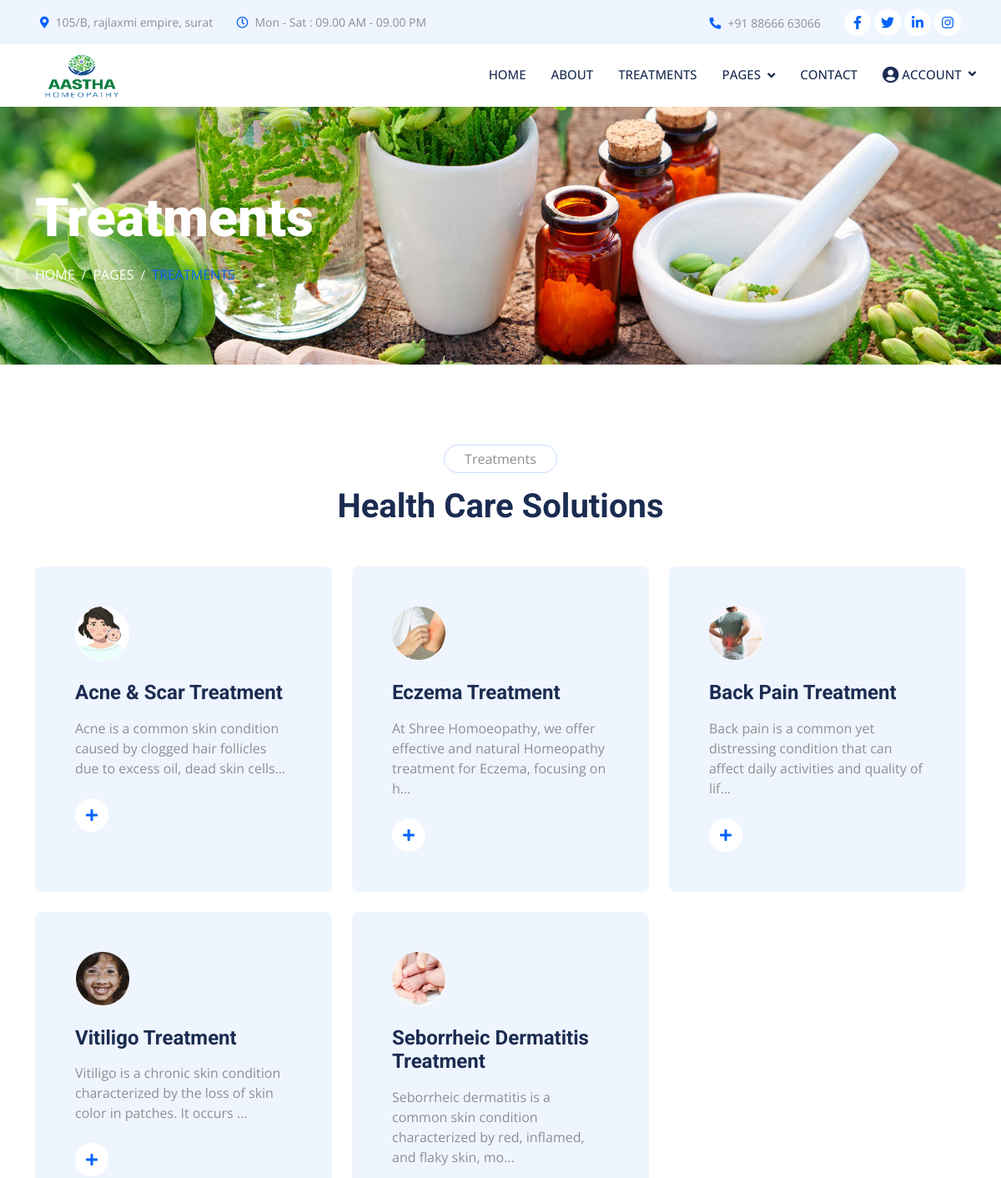
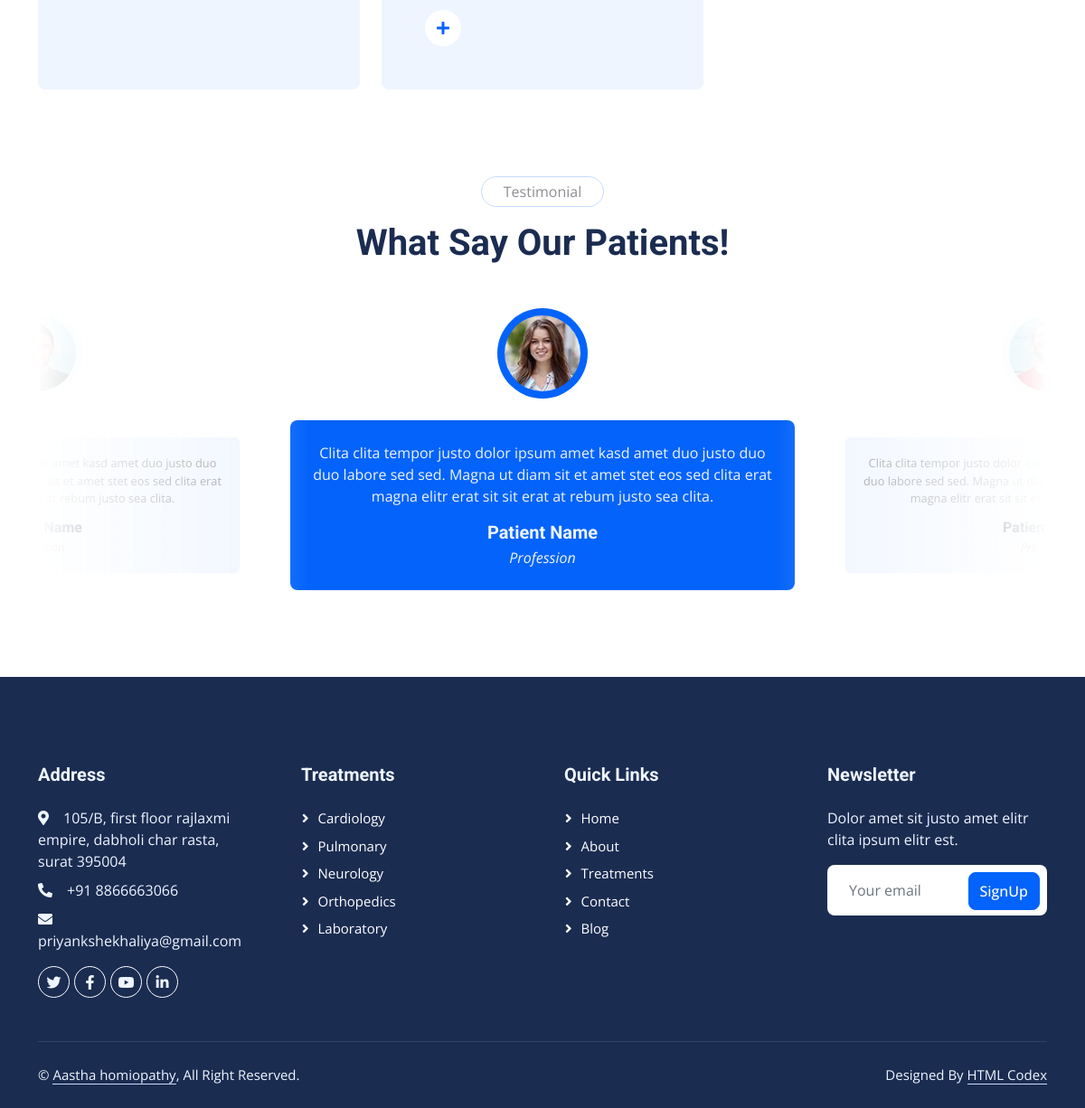
Page /treatment/ on the committed database (2 pictures, top to bottom).
### aastha/models.py (models this page shows, shortened)
class Treatment(models.Model):
    category = models.ForeignKey(TreatmentCategory, on_delete=models.CASCADE, related_name='treatments')
    title = models.CharField(max_length=200)
    description = models.TextField(blank=True)
    image = models.ImageField(upload_to='treatments/', blank=True, null=True)

### aastha/views.py (the view)
# urls.py: path('treatment/', views.treatment,name='treatment'),
def treatment(request):
    treatments = Treatment.objects.all()
    return render(request, 'treatment.html', {'treatments': treatments})

### aastha/templates/treatment.html
{% extends "base.html" %}
{% load static %}
{% block content %}
    <div class="container-fluid page-header py-5 mb-5 wow fadeIn" data-wow-delay="0.1s">
        <div class="container py-5">
            <h1 class="display-3 text-white mb-3 animated slideInDown">Treatments</h1>
            <nav aria-label="breadcrumb animated slideInDown">
                <ol class="breadcrumb text-uppercase mb-0">
                    <li class="breadcrumb-item"><a class="text-white" href="{% url 'index' %}">Home</a></li>
                    <li class="breadcrumb-item"><a class="text-white" href="#">Pages</a></li>
                    <li class="breadcrumb-item text-primary active" aria-current="page">Treatments</li>
                </ol>
            </nav>
        </div>
    </div>
    <div class="container-xxl py-5">
        <div class="container">
            <div class="text-center mx-auto mb-5 wow fadeInUp" data-wow-delay="0.1s" style="max-width: 600px;">
                <p class="d-inline-block border rounded-pill py-1 px-4">Treatments</p>
                <h1>Health Care Solutions</h1>
            </div>
            <div class="row g-4">
                {% for treatment in treatments %}
                    <div class="col-lg-4 col-md-6 wow fadeInUp" data-wow-delay="{{ treatment.delay }}">
                        <div class="service-item bg-light rounded h-100 p-5">
                            <div class="d-inline-flex align-items-center justify-content-center bg-white rounded-circle mb-4" style="width: 65px; height: 65px;">
                                <img src="{{ treatment.image.url }}" alt="" width="64" height="64" class="img-icon-style">
                            </div>
                            <h4 class="mb-3">{{ treatment.title }}</h4>
                            <p class="mb-4">{{ treatment.description|truncatechars:100 }}</p>
                            <a class="btn" href="{% url 'treatment_detail' treatment.id %}">
                                <i class="fa fa-plus text-primary me-3"></i>Read More
                              </a>
                        </div>
                    </div>
                {% endfor %}
            </div>
        </div>
    </div>
    <div class="container-xxl py-5">
        <div class="container">
            <div class="text-center mx-auto mb-5 wow fadeInUp" data-wow-delay="0.1s" style="max-width: 600px;">
                <p class="d-inline-block border rounded-pill py-1 px-4">Testimonial</p>
                <h1>What Say Our Patients!</h1>
            </div>
            <div class="owl-carousel testimonial-carousel wow fadeInUp" data-wow-delay="0.1s">
                <div class="testimonial-item text-center">
                    <img class="img-fluid bg-light rounded-circle p-2 mx-auto mb-4" src="{% static 'img/testimonial-1.jpg' %}" style="width: 100px; height: 100px;">
                    <div class="testimonial-text rounded text-center p-4">
                        <p>Clita clita tempor justo dolor ipsum amet kasd amet duo justo duo duo labore sed sed. Magna ut diam sit et amet stet eos sed clita erat magna elitr erat sit sit erat at rebum justo sea clita.</p>
                        <h5 class="mb-1">Patient Name</h5>
                        <span class="fst-italic">Profession</span>
                    </div>
                </div>
                <div class="testimonial-item text-center">
                    <img class="img-fluid bg-light rounded-circle p-2 mx-auto mb-4" src="{% static 'img/testimonial-2.jpg' %}" style="width: 100px; height: 100px;">
                    <div class="testimonial-text rounded text-center p-4">
                        <p>Clita clita tempor justo dolor ipsum amet kasd amet duo justo duo duo labore sed sed. Magna ut diam sit et amet stet eos sed clita erat magna elitr erat sit sit erat at rebum justo sea clita.</p>
                        <h5 class="mb-1">Patient Name</h5>
                        <span class="fst-italic">Profession</span>
                    </div>
                </div>
                <div class="testimonial-item text-center">
                    <img class="img-fluid bg-light rounded-circle p-2 mx-auto mb-4" src="{% static 'img/testimonial-3.jpg' %}" style="width: 100px; height: 100px;">
                    <div class="testimonial-text rounded text-center p-4">
                        <p>Clita clita tempor justo dolor ipsum amet kasd amet duo justo duo duo labore sed sed. Magna ut diam sit et amet stet eos sed clita erat magna elitr erat sit sit erat at rebum justo sea clita.</p>
                        <h5 class="mb-1">Patient Name</h5>
                        <span class="fst-italic">Profession</span>
                    </div>
                </div>
            </div>
        </div>
    </div>
{% endblock %}

### aastha/static/css/style.css (style rules this page uses)
:root { --primary: #0463FA; --light: #EFF5FF; --dark: #1B2C51; }
.btn { font-weight: 500; transition: .5s; }
.page-header { background: url(../img/bg3.jpg) top center no-repeat; background-size: cover; text-shadow: 0 0 30px rgba(0, 0, 0, .1); }
.breadcrumb-item + .breadcrumb-item::before { color: var(--light); }
.service-item { transition: .5s; }
.service-item .btn { width: 40px; height: 40px; display: inline-flex; align-items: center; background: #FFFFFF; border-radius: 40px; white-space: nowrap; overflow: hidden; transition: .5s; }
.testimonial-carousel::before { position: absolute; content: ""; top: 0; left: 0; height: 100%; width: 0; background: linear-gradient(to right, rgba(255, 255, 255, 1) 0%, rgba(255, 255, 255, 0) 100%); z-index: 1; }
.testimonial-carousel::after { position: absolute; content: ""; top: 0; right: 0; height: 100%; width: 0; background: linear-gradient(to left, rgba(255, 255, 255, 1) 0%, rgba(255, 255, 255, 0) 100%); z-index: 1; }
@media (min-width: 768px) { .testimonial-carousel::before, .testimonial-carousel::after { width: 200px; } }
@media (min-width: 992px) { .testimonial-carousel::before, .testimonial-carousel::after { width: 300px; } }
.testimonial-carousel .owl-item .testimonial-text { background: var(--light); transform: scale(.8); transition: .5s; }
.testimonial-carousel .owl-item.center .testimonial-text { background: var(--primary); transform: scale(1); }
.testimonial-carousel .owl-item .testimonial-text *, .testimonial-carousel .owl-item .testimonial-item img { transition: .5s; }
.testimonial-carousel .owl-item.center .testimonial-text * { color: var(--light) !important; }
.testimonial-carousel .owl-item.center .testimonial-item img { background: var(--primary) !important; }
body { overflow-x: hidden; }

### rows in the picture
Treatment: image (picture), title "Acne & Scar Treatment", description "Acne is a common skin condition caused by clogged hair follicles due to excess oil, dead skin cells…"
Treatment: image (picture), title "Eczema Treatment", description "At Shree Homoeopathy, we offer effective and natural Homeopathy treatment for Eczema, focusing on h…"
Treatment: image (picture), title "Back Pain Treatment", description "Back pain is a common yet distressing condition that can affect daily activities and quality of lif…"
Treatment: image (picture), title "Vitiligo Treatment", description "Vitiligo is a chronic skin condition characterized by the loss of skin color in patches. It occurs …"
Treatment: image (picture), title "Seborrheic Dermatitis Treatment", description "Seborrheic dermatitis is a common skin condition characterized by red, inflamed, and flaky skin, mo…"
